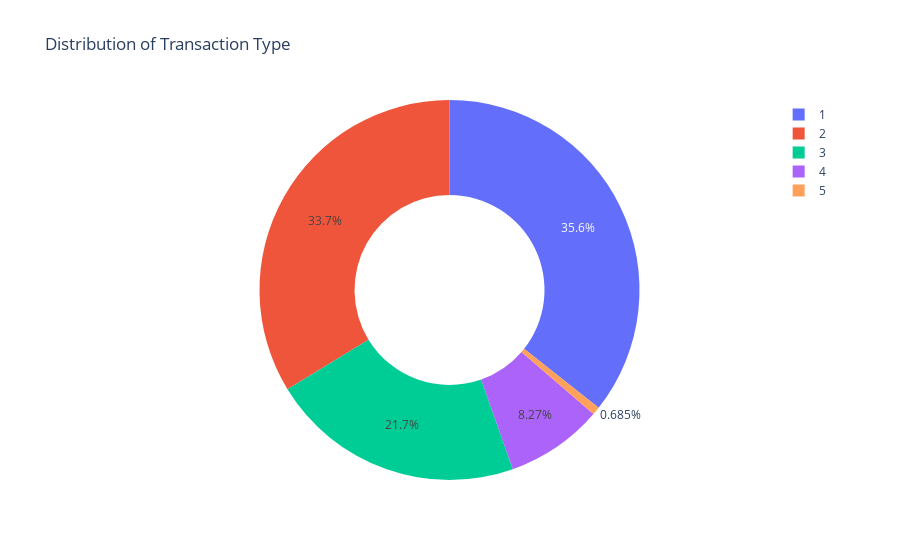

The notebook cell saved with this chart:
### Code cell
type = data["type"].value_counts()
transactions = type.index
quantity = type.values

import plotly.express as px
figure = px.pie(data, 
             values=quantity, 
             names=transactions,hole = 0.5, 
             title="Distribution of Transaction Type")
figure.show()

### Figure 1 — Plotly figure (JSON) as saved in the notebook; plotly's stock layout.template omitted (floating-point values rounded to 4 significant figures)
{"data": [{"domain": {"x": [0, 1], "y": [0, 1]}, "hole": 0.5, "hovertemplate": "label=%{label}<br>value=%{value}<extra></extra>", "labels": [1, 2, 3, 4, 5], "legendgroup": "", "name": "", "showlegend": true, "type": "pie", "values": [373641, 353873, 227130, 86753, 7178]}], "layout": {"legend": {"tracegroupgap": 0}, "title": {"text": "Distribution of Transaction Type"}}}
